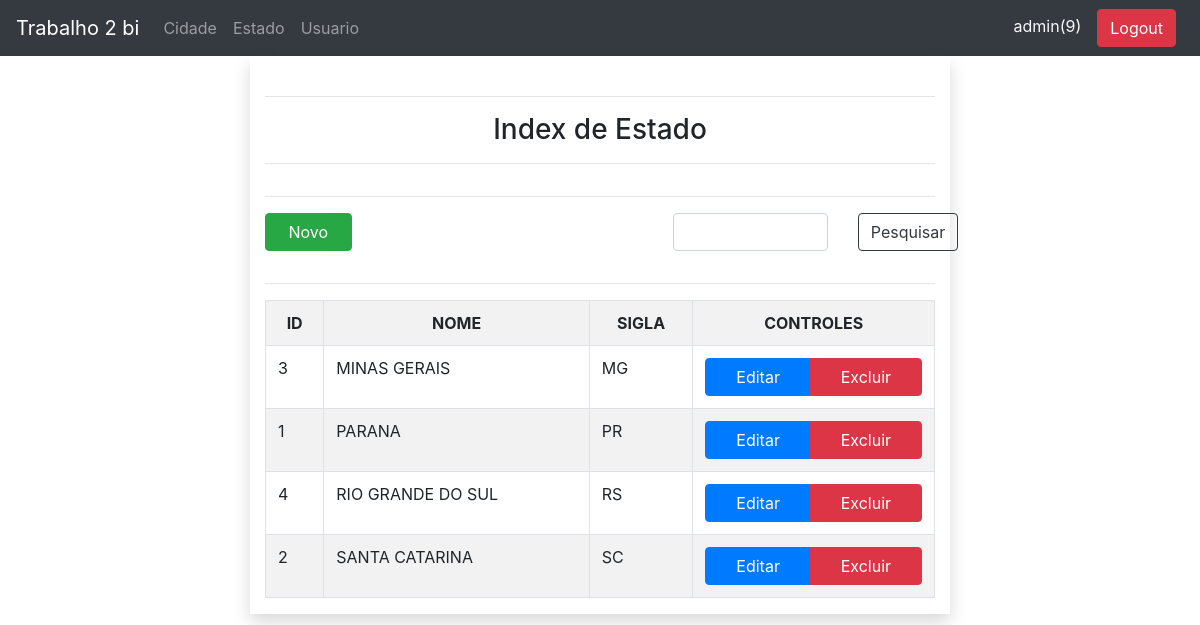
The app's page /FONTES/Estado.php (signed in) with its own data.
### tables this page shows
CREATE TABLE estado(
	idEstado INT NOT NULL PRIMARY KEY AUTO_INCREMENT,
	nome VARCHAR(50),
	sigla VARCHAR(2)
);

### FONTES/Estado.php (the view, shortened to what this page needs)
<?php
	include("include/head.php");
	include("include/top.php");
	include("include/connection/config.php");
	$con = new PDO($connectionString, USER,PASS);
	$sql = "SELECT * FROM estado ORDER BY nome LIMIT 100;";
	$result = $con->query($sql);
?>
<div class="d-flex justify-content-center">
	<div class="form-group shadow col-md-7">
		<div class="form-row mt-4">
			<div class="col-md-12 text-center ">
				<hr>
				<p class="h3">Index de Estado</p>
				<hr>
			</div>
		</div>
		<hr />
		<div class="row	">
			<div class="col-2">
				<div class="btn-group btn-block">
					<a href="CadastroEstado.php" class="btn btn-success">Novo</a>
				</div>
			</div>
			<div class="col-md-10">
				<form action="Estado.php" method="GET">
					<div class="input-group">
						<div class="col-4 offset-6">
							<input type="text" name="Pesquisa" id="Pesquisa" class="form-control ">
						</div>
						<div class="col-2 btn-group btn-block">
							<input type="submit" value="Pesquisar" class="btn btn-outline-dark">
						</div>
					</div>
				</form>
			</div>
		</div>
		<hr />
		<div id="divListaUsuario" class="">
			<table class="table table-responsive-sm table-striped table-hover table-bordered">
				<tr class="text-center">
					<th>
						ID
					</th>
					<th>
						NOME
					</th>
					<th>
						SIGLA
					</th>
					<th>CONTROLES</th>
				</tr>
				<?php
					while ($row = $result-> fetch(PDO::FETCH_OBJ)) {
						echo	"<tr>";
						echo	"<td>";
						echo		$row->idEstado;
						echo	"</td>";
						echo	"<td>";
						echo		$row->nome;
						echo	"</td>";
						echo	"<td>";
						echo		$row->sigla;
						echo	"</td>";
						echo	"<td>";
						echo		"<div class='btn-group btn-block'>";
						echo			"<a href='EditarEstado?id=".$row->idEstado."' class='btn btn-primary'>Editar</a> ";
						echo			"<a href='ExcluirEstado?id=".$row->idEstado."' class='btn btn-danger'>Excluir</a> ";
						echo		"</div>";
						echo	"</td>";
						echo	"</tr>";
					}
				?>
			</table>
		</div>
	</div>
</div>

### records on screen
estado: idEstado "3", nome "MINAS GERAIS", sigla "MG"
estado: idEstado "1", nome "PARANA", sigla "PR"
estado: idEstado "4", nome "RIO GRANDE DO SUL", sigla "RS"
estado: idEstado "2", nome "SANTA CATARINA", sigla "SC"

### other values on screen
$_SESSION["user"] "admin"
$_SESSION["nivel"] "9"
